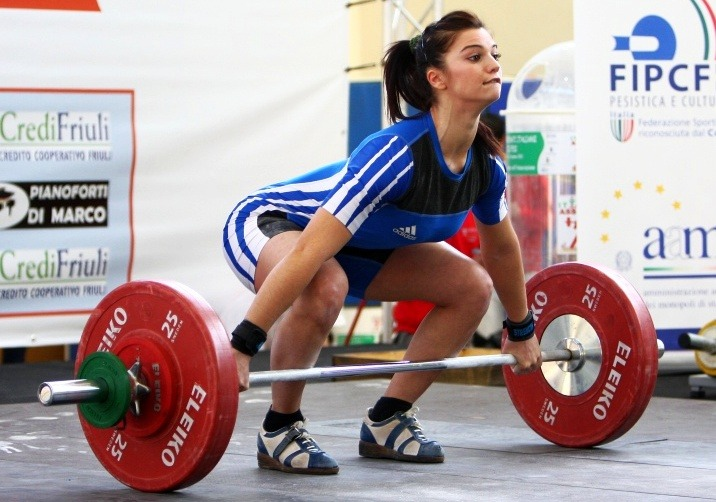
#> input picture 영상처리 튜토리얼/images/test.jpg, 716 x 502 px
$ python '26-1.2d히스토그램.py'
#> lines starting #> are read from the running program, lines starting #| are printed output that depends on the picture; after the words box and inside, x2 and y2 are one past the last pixel; in counts of white or black regions, pixels touching at a corner belong together
import numpy as np
import cv2

def hist2D():
    img = cv2.imread('images/test.jpg')
#> img is the input picture: shape (502, 716, 3); mean B, G, R 154.6, 152.2, 167.4
    hsv = cv2.cvtColor(img,cv2.COLOR_BGR2HSV)
#> hsv: shape (502, 716, 3); mean H, S, V 70.7, 67, 178.3

    hist = cv2.calcHist([hsv],[0,1],None,[180,256],[0,180,0,256])
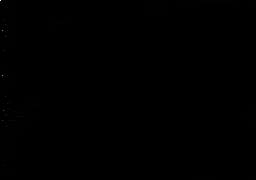
#> hist: shape (180, 256) float32; min 0, max 21993, mean 7.8; drawn with min black and max white

    cv2.imshow('hist2D',hist)
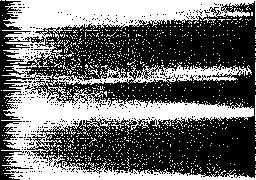
#> window 'hist2D': shape (180, 256); 42.2% white; 1089 white regions (1082 under 20 px), largest, box (x1, y1, x2, y2) and area: (1, 0, 256, 180) 15654, (49, 63, 252, 86) 1667, (88, 68, 100, 78) 31
    cv2.waitKey(0)
    cv2.destroyAllWindows()

hist2D()

$ run again, with 영상처리 튜토리얼/images/face.jpg copied over 영상처리 튜토리얼/images/test.jpg
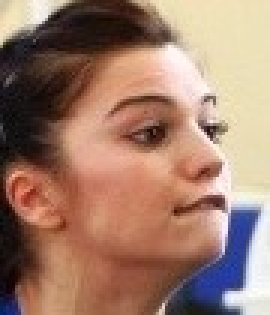
#> input picture 영상처리 튜토리얼/images/face.jpg, 90 x 105 px (shown 3 times larger)
#> in hist2D, img is the input picture: shape (105, 90, 3); mean B, G, R 107.8, 124.9, 159.9
#> hsv: shape (105, 90, 3); mean H, S, V 26.2, 103.7, 164
#> in hist2D, `cv2.imshow('hist2D',hist)`:
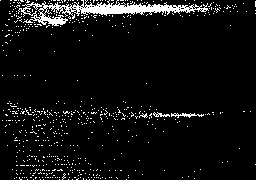
#> window 'hist2D': shape (180, 256); 5.9% white; 618 white regions (614 under 20 px), largest, box (x1, y1, x2, y2) and area: (18, 0, 209, 26) 1589, (171, 113, 204, 118) 76, (153, 112, 170, 117) 42, (139, 113, 148, 118) 20

$ run again, with 영상처리 튜토리얼/images/earth.PNG saved as 영상처리 튜토리얼/images/test.jpg
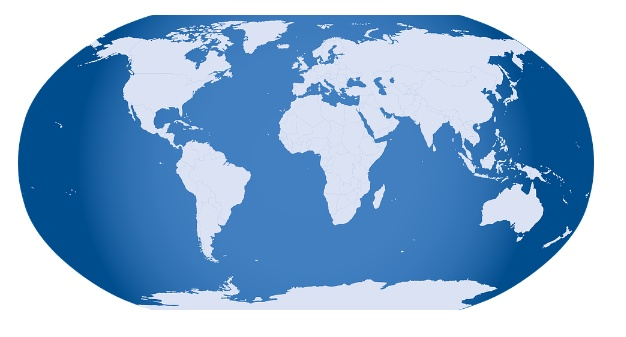
#> input picture 영상처리 튜토리얼/images/earth.PNG, 626 x 337 px
#> in hist2D, img is the input picture: shape (337, 626, 3); mean B, G, R 211.7, 176.5, 142.2
#> hsv: shape (337, 626, 3); mean H, S, V 79.9, 102.7, 211.8
#> in hist2D, `cv2.imshow('hist2D',hist)`:
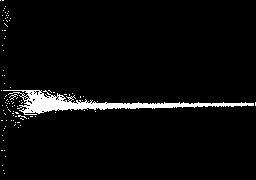
#> window 'hist2D': shape (180, 256); 4.1% white; 97 white regions (96 under 20 px), largest, box (x1, y1, x2, y2) and area: (3, 90, 254, 115) 1737
